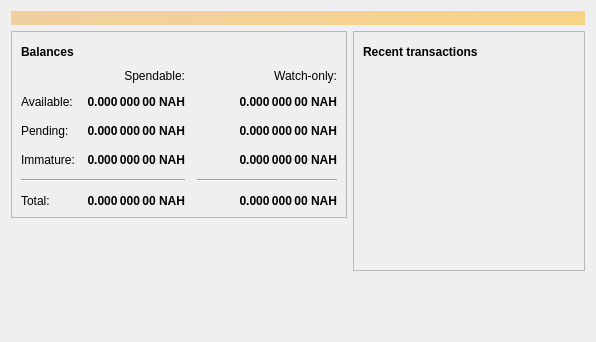
<?xml version="1.0" encoding="UTF-8"?>
<ui version="4.0">
 <class>OverviewPage</class>
 <widget class="QWidget" name="OverviewPage">
  <property name="geometry">
   <rect>
    <x>0</x>
    <y>0</y>
    <width>596</width>
    <height>342</height>
   </rect>
  </property>
  <property name="windowTitle">
   <string>Form</string>
  </property>
  <layout class="QVBoxLayout" name="topLayout">
   <item>
    <widget class="QLabel" name="labelAlerts">
     <property name="visible">
      <bool>false</bool>
     </property>
     <property name="styleSheet">
      <string notr="true">QLabel { background-color: qlineargradient(x1: 0, y1: 0, x2: 1, y2: 0, stop:0 #F0D0A0, stop:1 #F8D488); color:#000000; }</string>
     </property>
     <property name="wordWrap">
      <bool>true</bool>
     </property>
     <property name="margin">
      <number>3</number>
     </property>
     <property name="textInteractionFlags">
      <set>Qt::TextSelectableByMouse</set>
     </property>
    </widget>
   </item>
   <item>
    <layout class="QHBoxLayout" name="horizontalLayout" stretch="1,1">
     <item>
      <layout class="QVBoxLayout" name="verticalLayout_2">
       <item>
        <widget class="QFrame" name="frame">
         <property name="frameShape">
          <enum>QFrame::StyledPanel</enum>
         </property>
         <property name="frameShadow">
          <enum>QFrame::Raised</enum>
         </property>
         <layout class="QVBoxLayout" name="verticalLayout_4">
          <item>
           <layout class="QHBoxLayout" name="horizontalLayout_4">
            <item>
             <widget class="QLabel" name="label_5">
              <property name="font">
               <font>
                <weight>75</weight>
                <bold>true</bold>
               </font>
              </property>
              <property name="text">
               <string>Balances</string>
              </property>
             </widget>
            </item>
            <item>
             <widget class="QPushButton" name="labelWalletStatus">
              <property name="enabled">
               <bool>true</bool>
              </property>
              <property name="maximumSize">
               <size>
                <width>30</width>
                <height>16777215</height>
               </size>
              </property>
              <property name="toolTip">
               <string>The displayed information may be out of date. Your wallet automatically synchronizes with the picscoin network after a connection is established, but this process has not completed yet.</string>
              </property>
              <property name="text">
               <string/>
              </property>
              <property name="icon">
               <iconset resource="../bitcoin.qrc">
                <normaloff>:/icons/warning</normaloff>
                <disabledoff>:/icons/warning</disabledoff>:/icons/warning</iconset>
              </property>
              <property name="iconSize">
               <size>
                <width>24</width>
                <height>24</height>
               </size>
              </property>
              <property name="flat">
               <bool>true</bool>
              </property>
             </widget>
            </item>
            <item>
             <spacer name="horizontalSpacer_3">
              <property name="orientation">
               <enum>Qt::Horizontal</enum>
              </property>
              <property name="sizeHint" stdset="0">
               <size>
                <width>40</width>
                <height>20</height>
               </size>
              </property>
             </spacer>
            </item>
           </layout>
          </item>
          <item>
           <layout class="QGridLayout" name="gridLayout">
            <property name="spacing">
             <number>12</number>
            </property>
            <item row="2" column="2">
             <widget class="QLabel" name="labelWatchPending">
              <property name="font">
               <font>
                <weight>75</weight>
                <bold>true</bold>
               </font>
              </property>
              <property name="cursor">
               <cursorShape>IBeamCursor</cursorShape>
              </property>
              <property name="toolTip">
               <string>Unconfirmed transactions to watch-only addresses</string>
              </property>
              <property name="text">
               <string notr="true">0.000 000 00 NAH</string>
              </property>
              <property name="alignment">
               <set>Qt::AlignRight|Qt::AlignTrailing|Qt::AlignVCenter</set>
              </property>
              <property name="textInteractionFlags">
               <set>Qt::LinksAccessibleByMouse|Qt::TextSelectableByKeyboard|Qt::TextSelectableByMouse</set>
              </property>
             </widget>
            </item>
            <item row="2" column="1">
             <widget class="QLabel" name="labelUnconfirmed">
              <property name="font">
               <font>
                <weight>75</weight>
                <bold>true</bold>
               </font>
              </property>
              <property name="cursor">
               <cursorShape>IBeamCursor</cursorShape>
              </property>
              <property name="toolTip">
               <string>Total of transactions that have yet to be confirmed, and do not yet count toward the spendable balance</string>
              </property>
              <property name="text">
               <string notr="true">0.000 000 00 NAH</string>
              </property>
              <property name="alignment">
               <set>Qt::AlignRight|Qt::AlignTrailing|Qt::AlignVCenter</set>
              </property>
              <property name="textInteractionFlags">
               <set>Qt::LinksAccessibleByMouse|Qt::TextSelectableByKeyboard|Qt::TextSelectableByMouse</set>
              </property>
             </widget>
            </item>
            <item row="3" column="2">
             <widget class="QLabel" name="labelWatchImmature">
              <property name="font">
               <font>
                <weight>75</weight>
                <bold>true</bold>
               </font>
              </property>
              <property name="cursor">
               <cursorShape>IBeamCursor</cursorShape>
              </property>
              <property name="toolTip">
               <string>Mined balance in watch-only addresses that has not yet matured</string>
              </property>
              <property name="text">
               <string notr="true">0.000 000 00 NAH</string>
              </property>
              <property name="alignment">
               <set>Qt::AlignRight|Qt::AlignTrailing|Qt::AlignVCenter</set>
              </property>
              <property name="textInteractionFlags">
               <set>Qt::LinksAccessibleByMouse|Qt::TextSelectableByKeyboard|Qt::TextSelectableByMouse</set>
              </property>
             </widget>
            </item>
            <item row="4" column="0" colspan="2">
             <widget class="Line" name="line">
              <property name="orientation">
               <enum>Qt::Horizontal</enum>
              </property>
             </widget>
            </item>
            <item row="4" column="2">
             <widget class="Line" name="lineWatchBalance">
              <property name="sizePolicy">
               <sizepolicy hsizetype="Preferred" vsizetype="Fixed">
                <horstretch>0</horstretch>
                <verstretch>0</verstretch>
               </sizepolicy>
              </property>
              <property name="minimumSize">
               <size>
                <width>140</width>
                <height>0</height>
               </size>
              </property>
              <property name="orientation">
               <enum>Qt::Horizontal</enum>
              </property>
             </widget>
            </item>
            <item row="5" column="0">
             <widget class="QLabel" name="labelTotalText">
              <property name="text">
               <string>Total:</string>
              </property>
             </widget>
            </item>
            <item row="3" column="1">
             <widget class="QLabel" name="labelImmature">
              <property name="font">
               <font>
                <weight>75</weight>
                <bold>true</bold>
               </font>
              </property>
              <property name="cursor">
               <cursorShape>IBeamCursor</cursorShape>
              </property>
              <property name="toolTip">
               <string>Mined balance that has not yet matured</string>
              </property>
              <property name="text">
               <string notr="true">0.000 000 00 NAH</string>
              </property>
              <property name="alignment">
               <set>Qt::AlignRight|Qt::AlignTrailing|Qt::AlignVCenter</set>
              </property>
              <property name="textInteractionFlags">
               <set>Qt::LinksAccessibleByMouse|Qt::TextSelectableByKeyboard|Qt::TextSelectableByMouse</set>
              </property>
             </widget>
            </item>
            <item row="2" column="3">
             <spacer name="horizontalSpacer_2">
              <property name="orientation">
               <enum>Qt::Horizontal</enum>
              </property>
              <property name="sizeHint" stdset="0">
               <size>
                <width>40</width>
                <height>20</height>
               </size>
              </property>
             </spacer>
            </item>
            <item row="3" column="0">
             <widget class="QLabel" name="labelImmatureText">
              <property name="text">
               <string>Immature:</string>
              </property>
             </widget>
            </item>
            <item row="5" column="1">
             <widget class="QLabel" name="labelTotal">
              <property name="font">
               <font>
                <weight>75</weight>
                <bold>true</bold>
               </font>
              </property>
              <property name="cursor">
               <cursorShape>IBeamCursor</cursorShape>
              </property>
              <property name="toolTip">
               <string>Your current total balance</string>
              </property>
              <property name="text">
               <string notr="true">0.000 000 00 NAH</string>
              </property>
              <property name="alignment">
               <set>Qt::AlignRight|Qt::AlignTrailing|Qt::AlignVCenter</set>
              </property>
              <property name="textInteractionFlags">
               <set>Qt::LinksAccessibleByMouse|Qt::TextSelectableByKeyboard|Qt::TextSelectableByMouse</set>
              </property>
             </widget>
            </item>
            <item row="5" column="2">
             <widget class="QLabel" name="labelWatchTotal">
              <property name="font">
               <font>
                <weight>75</weight>
                <bold>true</bold>
               </font>
              </property>
              <property name="cursor">
               <cursorShape>IBeamCursor</cursorShape>
              </property>
              <property name="toolTip">
               <string>Current total balance in watch-only addresses</string>
              </property>
              <property name="text">
               <string notr="true">0.000 000 00 NAH</string>
              </property>
              <property name="alignment">
               <set>Qt::AlignRight|Qt::AlignTrailing|Qt::AlignVCenter</set>
              </property>
              <property name="textInteractionFlags">
               <set>Qt::LinksAccessibleByMouse|Qt::TextSelectableByKeyboard|Qt::TextSelectableByMouse</set>
              </property>
             </widget>
            </item>
            <item row="0" column="2">
             <widget class="QLabel" name="labelWatchonly">
              <property name="text">
               <string>Watch-only:</string>
              </property>
              <property name="alignment">
               <set>Qt::AlignRight|Qt::AlignTrailing|Qt::AlignVCenter</set>
              </property>
             </widget>
            </item>
            <item row="1" column="0">
             <widget class="QLabel" name="labelBalanceText">
              <property name="text">
               <string>Available:</string>
              </property>
             </widget>
            </item>
            <item row="1" column="1">
             <widget class="QLabel" name="labelBalance">
              <property name="font">
               <font>
                <weight>75</weight>
                <bold>true</bold>
               </font>
              </property>
              <property name="cursor">
               <cursorShape>IBeamCursor</cursorShape>
              </property>
              <property name="toolTip">
               <string>Your current spendable balance</string>
              </property>
              <property name="text">
               <string notr="true">0.000 000 00 NAH</string>
              </property>
              <property name="alignment">
               <set>Qt::AlignRight|Qt::AlignTrailing|Qt::AlignVCenter</set>
              </property>
              <property name="textInteractionFlags">
               <set>Qt::LinksAccessibleByMouse|Qt::TextSelectableByKeyboard|Qt::TextSelectableByMouse</set>
              </property>
             </widget>
            </item>
            <item row="1" column="2">
             <widget class="QLabel" name="labelWatchAvailable">
              <property name="font">
               <font>
                <weight>75</weight>
                <bold>true</bold>
               </font>
              </property>
              <property name="cursor">
               <cursorShape>IBeamCursor</cursorShape>
              </property>
              <property name="toolTip">
               <string>Your current balance in watch-only addresses</string>
              </property>
              <property name="text">
               <string notr="true">0.000 000 00 NAH</string>
              </property>
              <property name="alignment">
               <set>Qt::AlignRight|Qt::AlignTrailing|Qt::AlignVCenter</set>
              </property>
              <property name="textInteractionFlags">
               <set>Qt::LinksAccessibleByMouse|Qt::TextSelectableByKeyboard|Qt::TextSelectableByMouse</set>
              </property>
             </widget>
            </item>
            <item row="2" column="0">
             <widget class="QLabel" name="labelPendingText">
              <property name="text">
               <string>Pending:</string>
              </property>
             </widget>
            </item>
            <item row="0" column="1">
             <widget class="QLabel" name="labelSpendable">
              <property name="text">
               <string>Spendable:</string>
              </property>
              <property name="alignment">
               <set>Qt::AlignRight|Qt::AlignTrailing|Qt::AlignVCenter</set>
              </property>
             </widget>
            </item>
           </layout>
          </item>
         </layout>
        </widget>
       </item>
       <item>
        <spacer name="verticalSpacer">
         <property name="orientation">
          <enum>Qt::Vertical</enum>
         </property>
         <property name="sizeHint" stdset="0">
          <size>
           <width>20</width>
           <height>40</height>
          </size>
         </property>
        </spacer>
       </item>
      </layout>
     </item>
     <item>
      <layout class="QVBoxLayout" name="verticalLayout_3">
       <item>
        <widget class="QFrame" name="frame_2">
         <property name="frameShape">
          <enum>QFrame::StyledPanel</enum>
         </property>
         <property name="frameShadow">
          <enum>QFrame::Raised</enum>
         </property>
         <layout class="QVBoxLayout" name="verticalLayout">
          <item>
           <layout class="QHBoxLayout" name="horizontalLayout_2">
            <item>
             <widget class="QLabel" name="label_4">
              <property name="font">
               <font>
                <weight>75</weight>
                <bold>true</bold>
               </font>
              </property>
              <property name="text">
               <string>Recent transactions</string>
              </property>
             </widget>
            </item>
            <item>
             <widget class="QPushButton" name="labelTransactionsStatus">
              <property name="enabled">
               <bool>true</bool>
              </property>
              <property name="maximumSize">
               <size>
                <width>30</width>
                <height>16777215</height>
               </size>
              </property>
              <property name="toolTip">
               <string>The displayed information may be out of date. Your wallet automatically synchronizes with the picscoin network after a connection is established, but this process has not completed yet.</string>
              </property>
              <property name="text">
               <string/>
              </property>
              <property name="icon">
               <iconset resource="../bitcoin.qrc">
                <normaloff>:/icons/warning</normaloff>
                <disabledoff>:/icons/warning</disabledoff>:/icons/warning</iconset>
              </property>
              <property name="iconSize">
               <size>
                <width>24</width>
                <height>24</height>
               </size>
              </property>
              <property name="flat">
               <bool>true</bool>
              </property>
             </widget>
            </item>
            <item>
             <spacer name="horizontalSpacer">
              <property name="orientation">
               <enum>Qt::Horizontal</enum>
              </property>
              <property name="sizeHint" stdset="0">
               <size>
                <width>40</width>
                <height>20</height>
               </size>
              </property>
             </spacer>
            </item>
           </layout>
          </item>
          <item>
           <widget class="QListView" name="listTransactions">
            <property name="styleSheet">
             <string notr="true">QListView { background: transparent; }</string>
            </property>
            <property name="frameShape">
             <enum>QFrame::NoFrame</enum>
            </property>
            <property name="verticalScrollBarPolicy">
             <enum>Qt::ScrollBarAlwaysOff</enum>
            </property>
            <property name="horizontalScrollBarPolicy">
             <enum>Qt::ScrollBarAlwaysOff</enum>
            </property>
            <property name="selectionMode">
             <enum>QAbstractItemView::NoSelection</enum>
            </property>
           </widget>
          </item>
         </layout>
        </widget>
       </item>
       <item>
        <spacer name="verticalSpacer_2">
         <property name="orientation">
          <enum>Qt::Vertical</enum>
         </property>
         <property name="sizeHint" stdset="0">
          <size>
           <width>20</width>
           <height>40</height>
          </size>
         </property>
        </spacer>
       </item>
      </layout>
     </item>
    </layout>
   </item>
  </layout>
 </widget>
 <resources/>
 <connections/>
</ui>
